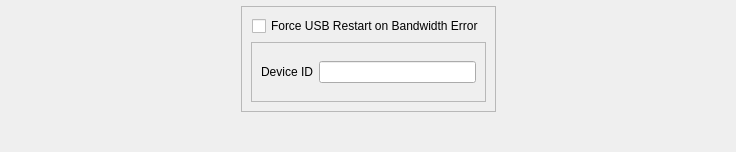
<?xml version="1.0" encoding="UTF-8"?>
<ui version="4.0">
 <class>Form</class>
 <widget class="QWidget" name="Form">
  <property name="geometry">
   <rect>
    <x>0</x>
    <y>0</y>
    <width>736</width>
    <height>152</height>
   </rect>
  </property>
  <property name="minimumSize">
   <size>
    <width>0</width>
    <height>0</height>
   </size>
  </property>
  <property name="windowTitle">
   <string>Form</string>
  </property>
  <layout class="QHBoxLayout" name="horizontalLayout_2">
   <property name="leftMargin">
    <number>6</number>
   </property>
   <property name="topMargin">
    <number>6</number>
   </property>
   <property name="rightMargin">
    <number>6</number>
   </property>
   <property name="bottomMargin">
    <number>6</number>
   </property>
   <item>
    <spacer name="horizontalSpacer">
     <property name="orientation">
      <enum>Qt::Horizontal</enum>
     </property>
     <property name="sizeHint" stdset="0">
      <size>
       <width>40</width>
       <height>20</height>
      </size>
     </property>
    </spacer>
   </item>
   <item>
    <layout class="QHBoxLayout" name="horizontalLayout">
     <item>
      <layout class="QVBoxLayout" name="verticalLayout">
       <item>
        <widget class="QFrame" name="frame">
         <property name="sizePolicy">
          <sizepolicy hsizetype="Preferred" vsizetype="Preferred">
           <horstretch>0</horstretch>
           <verstretch>0</verstretch>
          </sizepolicy>
         </property>
         <property name="frameShape">
          <enum>QFrame::StyledPanel</enum>
         </property>
         <property name="frameShadow">
          <enum>QFrame::Raised</enum>
         </property>
         <layout class="QVBoxLayout" name="verticalLayout_2">
          <item alignment="Qt::AlignHCenter|Qt::AlignVCenter">
           <widget class="QCheckBox" name="ForceRestart_Box">
            <property name="text">
             <string>Force USB Restart on Bandwidth Error</string>
            </property>
           </widget>
          </item>
          <item>
           <widget class="QFrame" name="DeviceFrame">
            <property name="enabled">
             <bool>true</bool>
            </property>
            <property name="minimumSize">
             <size>
              <width>235</width>
              <height>60</height>
             </size>
            </property>
            <property name="maximumSize">
             <size>
              <width>231</width>
              <height>100</height>
             </size>
            </property>
            <property name="frameShape">
             <enum>QFrame::StyledPanel</enum>
            </property>
            <property name="frameShadow">
             <enum>QFrame::Raised</enum>
            </property>
            <layout class="QGridLayout" name="gridLayout_2">
             <item row="1" column="0">
              <widget class="QLabel" name="Device_ID_Label">
               <property name="cursor">
                <cursorShape>ArrowCursor</cursorShape>
               </property>
               <property name="text">
                <string>Device ID</string>
               </property>
               <property name="alignment">
                <set>Qt::AlignCenter</set>
               </property>
              </widget>
             </item>
             <item row="1" column="1">
              <widget class="QLineEdit" name="Device_ID">
               <property name="text">
                <string/>
               </property>
              </widget>
             </item>
            </layout>
           </widget>
          </item>
         </layout>
        </widget>
       </item>
       <item>
        <spacer name="verticalSpacer">
         <property name="orientation">
          <enum>Qt::Vertical</enum>
         </property>
         <property name="sizeHint" stdset="0">
          <size>
           <width>20</width>
           <height>40</height>
          </size>
         </property>
        </spacer>
       </item>
      </layout>
     </item>
    </layout>
   </item>
   <item>
    <spacer name="horizontalSpacer_2">
     <property name="orientation">
      <enum>Qt::Horizontal</enum>
     </property>
     <property name="sizeHint" stdset="0">
      <size>
       <width>40</width>
       <height>20</height>
      </size>
     </property>
    </spacer>
   </item>
  </layout>
 </widget>
 <resources/>
 <connections/>
</ui>
